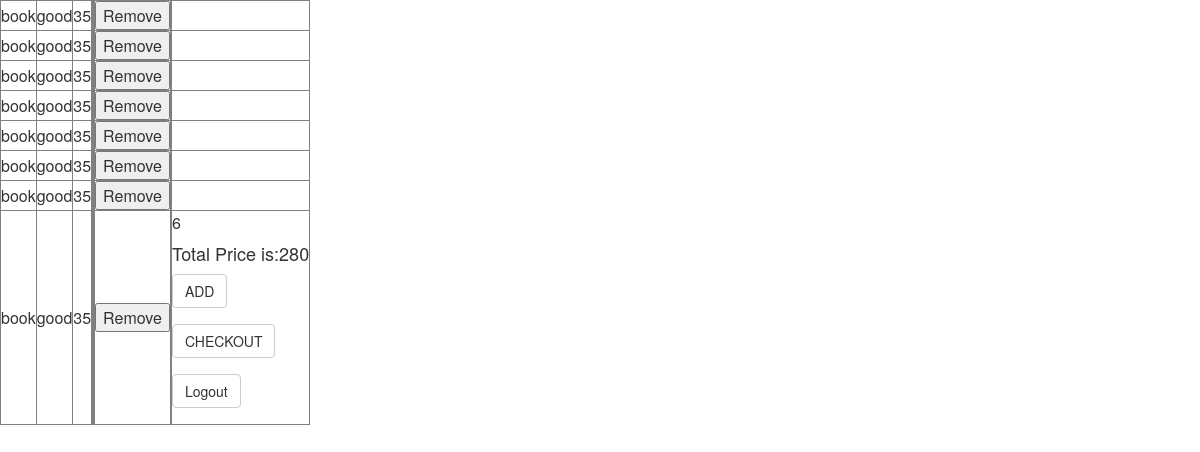
Screenshot of /checkout.php (signed in) with the database file from the repository.
### tables this page shows
CREATE TABLE IF NOT EXISTS `purchased` (
  `purchased_id` int(11) NOT NULL AUTO_INCREMENT,
  `user_id` int(11) NOT NULL,
  `product_id` int(11) NOT NULL,
  `bought` tinyint(1) NOT NULL,
  PRIMARY KEY (`purchased_id`),
  KEY `product_id` (`product_id`)
);

CREATE TABLE IF NOT EXISTS `products` (
  `product_id` int(11) NOT NULL AUTO_INCREMENT,
  `name` varchar(255) DEFAULT NULL,
  `image_url_prod` varchar(255) NOT NULL,
  `description` varchar(255) NOT NULL,
  `price` decimal(10,0) NOT NULL,
  `availability` tinyint(1) NOT NULL,
  PRIMARY KEY (`product_id`),
  KEY `product_id` (`product_id`)
);

### checkout.php (the view, shortened to what this page needs)
<head>
  <link rel="stylesheet" type="text/css" href="css/bootstrap.css">
</head>
<?php
$user_id = $_SESSION["user_id"];
 	$query ="SELECT * FROM purchased,products WHERE purchased.product_id= products.product_id
AND purchased.user_id='$user_id' AND purchased.bought = 0";
$result = mysql_query($query) or die ("Error in query: $query. ".mysql_error());
$sum= 0;
if (mysql_num_rows($result) > 0)
{
    echo "<table cellpadding=10 border=1>";
    while($row = mysql_fetch_row($result))
    {
        echo "<tr>";
          echo "<td>"."<center>".$row[5]."</center>"."</td>";
      echo "<td>"."<center>".$row[7]."</center>"."</td>";
      echo "<td>"."<center>".$row[8]."</center>"."</td>";
        $sum+=$row[8];
    echo '<td><form action="remove.php" method="post"><td>';
        echo '<td>'.'<input type="hidden" name="product" value="'.$row[4].'" '.'</td>';
        echo '<td><button type="submit"  name="remove" value=" '.$row[0].'"  id= $i > Remove</button></td>';
 echo '<td></form><td>';
 }
 }
echo $_SESSION["product_id"];
       echo '<h4>Total Price is:'.$sum.'</h4>';
?>
  <form action="home.php" method="post">
 <button id="add" class="btn btn-default">ADD</button>
 </form>
 <form action="buy.php" method="post">
 <button id="checkout" class="btn btn-default">CHECKOUT</button>
 </form>
<form action="logout.php" method="post">
    <button id='logout' class="btn btn-default">Logout</button>
</form>

### rows the page displays
purchased: product.name "book", product.description "good", product.price "35", $row[0] 1 (drawn)
purchased: product.name "book", product.description "good", product.price "35", $row[0] 2 (drawn)
purchased: product.name "book", product.description "good", product.price "35", $row[0] 3 (drawn)
purchased: product.name "book", product.description "good", product.price "35", $row[0] 4 (drawn)
purchased: product.name "book", product.description "good", product.price "35", $row[0] 5 (drawn)
purchased: product.name "book", product.description "good", product.price "35", $row[0] 6 (drawn)
purchased: product.name "book", product.description "good", product.price "35", $row[0] 7 (drawn)
purchased: product.name "book", product.description "good", product.price "35", $row[0] 8 (drawn)

### other values shown
$_SESSION["product_id"] "6"
$sum "280"
